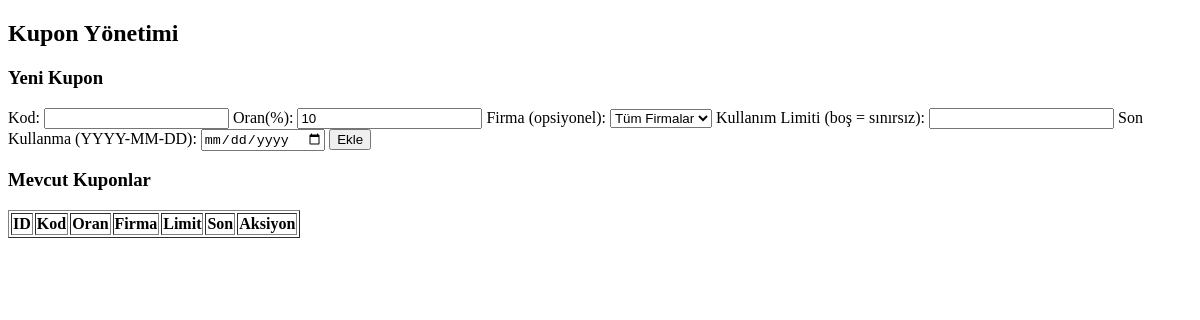
The page /admin_coupons.php (signed in) on the database as committed earlier.
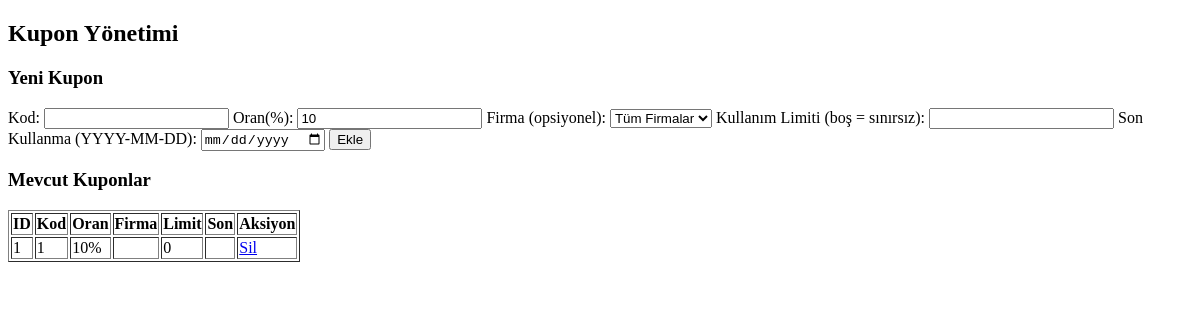
The same page on the database as committed later.
### tables this page shows
CREATE TABLE kuponlar (
    id INTEGER PRIMARY KEY AUTOINCREMENT,
    kod TEXT UNIQUE,
    oran INTEGER,
    firma_id INTEGER,
    kullanim_limiti INTEGER,
    son_kullanma DATE
);

### functions.php (called while the page is built, shortened)
<?php
function sanitize($str) {
    return htmlspecialchars($str, ENT_QUOTES, 'UTF-8');
}
?>

### admin_coupons.php (the view, shortened to what this page needs)
<?php
require_once 'config.php';
require_once 'functions.php';
$kuponlar = $db->query("SELECT * FROM kuponlar")->fetchAll(PDO::FETCH_ASSOC);
?>
<!DOCTYPE html>
<html>
<head><title>Kupon Yönetimi</title></head>
<body>
    <h2>Kupon Yönetimi</h2>
    <h3>Yeni Kupon</h3>
    <form method="post">
        Kod: <input name="kod" required>
        Oran(%): <input type="number" name="oran" value="10" required>
        Firma (opsiyonel):
        <select name="firma_id">
            <option value="">Tüm Firmalar</option>
        </select>
        Kullanım Limiti (boş = sınırsız): <input name="kullanim_limiti" type="number" min="0">
        Son Kullanma (YYYY-MM-DD): <input name="son_kullanma" type="date">
        <button type="submit" name="add_coupon">Ekle</button>
    </form>
    <h3>Mevcut Kuponlar</h3>
    <table border="1">
        <tr><th>ID</th><th>Kod</th><th>Oran</th><th>Firma</th><th>Limit</th><th>Son</th><th>Aksiyon</th></tr>
        <?php foreach ($kuponlar as $k):
            $firmaName = '';
        ?>
        <tr>
            <td><?= sanitize($k['id']) ?></td>
            <td><?= sanitize($k['kod']) ?></td>
            <td><?= sanitize($k['oran']) ?>%</td>
            <td><?= sanitize($firmaName) ?></td>
            <td><?= sanitize($k['kullanim_limiti']) ?></td>
            <td><?= sanitize($k['son_kullanma']) ?></td>
            <td><a href="?delete=<?= $k['id'] ?>" onclick="return confirm('Silinsin mi?')">Sil</a></td>
        </tr>
        <?php endforeach; ?>
    </table>
</body>
</html>

Rows that differ between the two databases and show on the page:
added kuponlar: id "1", kod "1", oran "10", kullanim_limiti "0"
